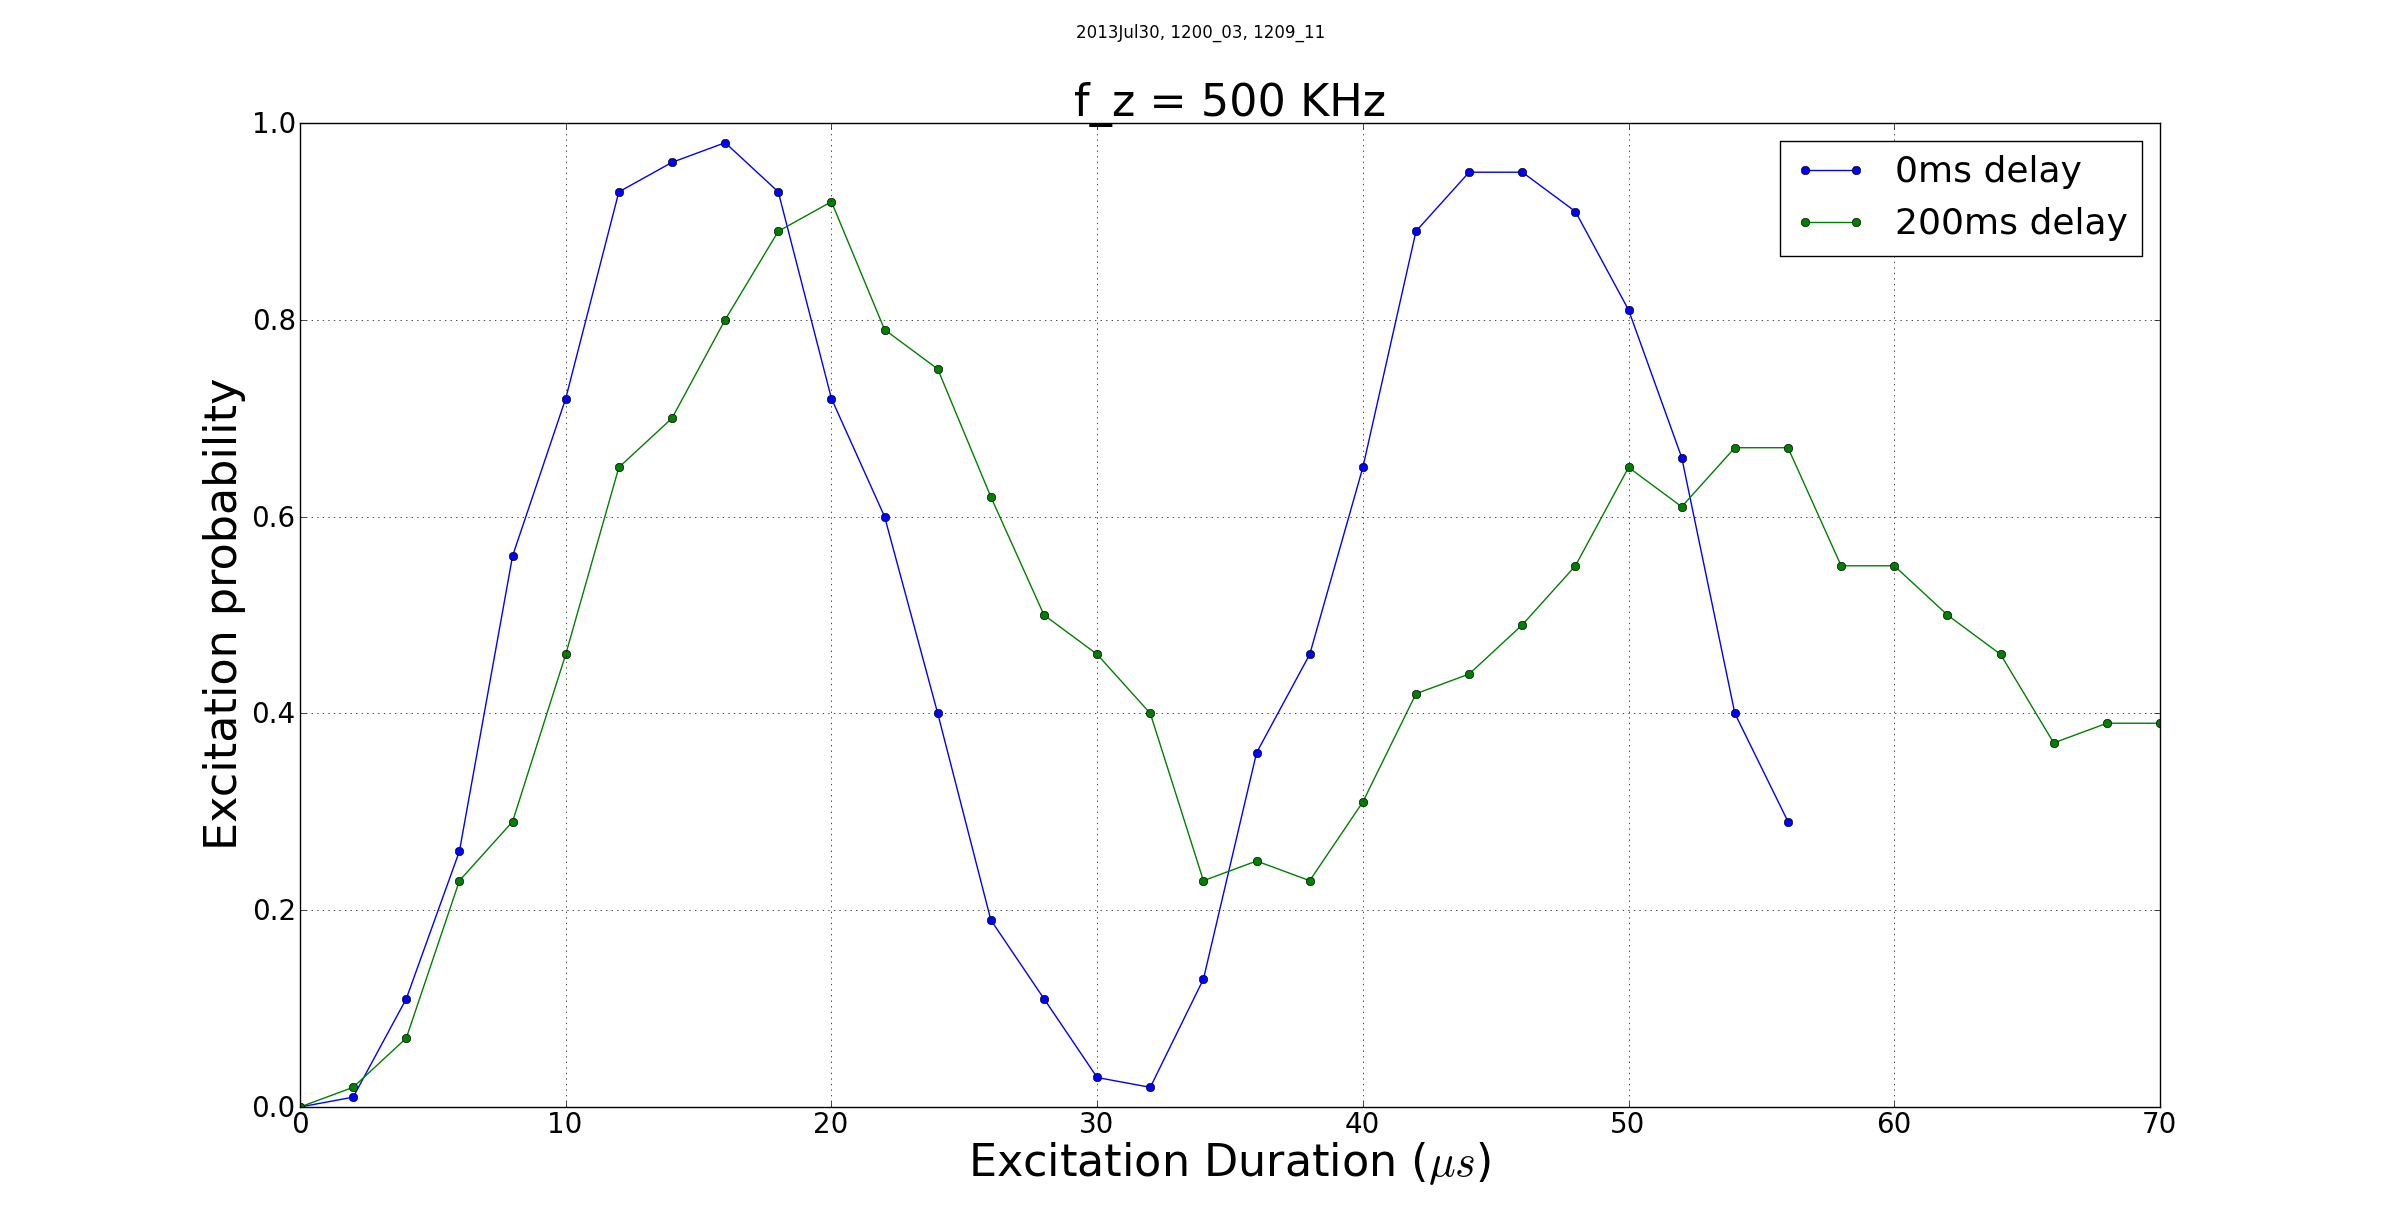

Write the Python code that produced this figure.
import labrad
from matplotlib import pyplot

info = [
        ('2013Jul30', '1200_03', '0ms delay'),
        ('2013Jul30', '1209_11', '200ms delay'),
        ]

cxn = labrad.connect()
dv = cxn.data_vault

for date, datasetName, comment in info:
    dv.cd( ['','Experiments','RabiFlopping',date,datasetName])
    dv.open(1)
    data = dv.get().asarray
    transpose = data.transpose()
    times = transpose[0]
    flops = transpose[1:]
    for ion, flop in enumerate(flops):
        pyplot.plot(times, flop, 'o-', label = comment)

pyplot.title('f_z = 500 KHz', fontsize = 32)
pyplot.suptitle('2013Jul30, 1200_03, 1209_11')
pyplot.xlabel(u'Excitation Duration ($\mu s$)', fontsize = 32)
pyplot.ylabel('Excitation probability', fontsize = 32)
pyplot.ylim([0,1.0])
pyplot.legend(prop={'size':26})
pyplot.tick_params(axis='both', which='major', labelsize=20)
pyplot.grid(True, 'major')
pyplot.show()
